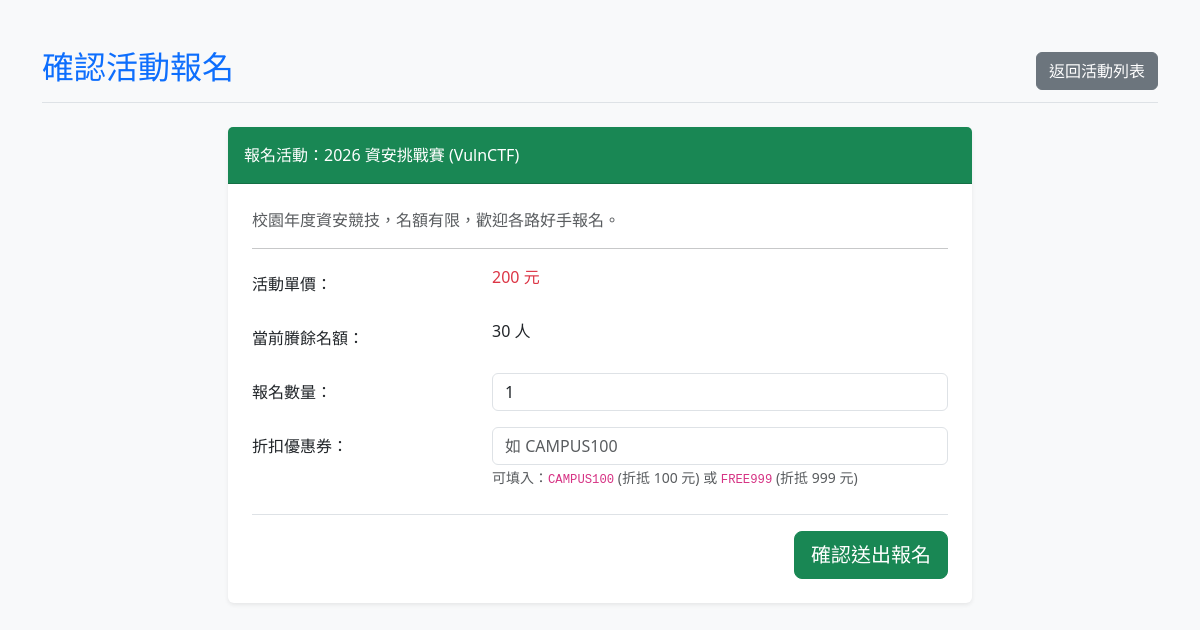
Screenshot of /app-fixed/public/event_register.php?event_id=1 (signed in) with the database file from the repository.
### tables this page shows
CREATE TABLE IF NOT EXISTS events (
    id INT AUTO_INCREMENT PRIMARY KEY,
    title VARCHAR(100) NOT NULL,
    description TEXT NULL,
    quota INT NOT NULL DEFAULT 30,
    price INT NOT NULL DEFAULT 0,
    status VARCHAR(20) DEFAULT 'active',
    created_at TIMESTAMP DEFAULT CURRENT_TIMESTAMP
);

### app-fixed/src/helpers.php (called while the page is built, shortened)
<?php
function h($string) {
    return htmlspecialchars($string ?? '', ENT_QUOTES, 'UTF-8');
}

### app-fixed/public/event_register.php (the view, shortened to what this page needs)
<?php
require_once __DIR__ . '/../src/db.php';
require_once __DIR__ . '/../src/helpers.php';
$event_id = intval($_GET['event_id'] ?? ($_POST['event_id'] ?? 0));
try {
    $stmt = $pdo->prepare("SELECT * FROM events WHERE id = :id");
    $stmt->execute(['id' => $event_id]);
    $event = $stmt->fetch();
} catch (PDOException $e) {
    error_log("Get event detail failed: " . $e->getMessage());
    header("Location: /events.php");
    exit;
}
?>
<!DOCTYPE html>
<html lang="zh-TW">
<head>
    <link rel="stylesheet" href="https://cdn.jsdelivr.net/npm/bootstrap@5.3.3/dist/css/bootstrap.min.css">
</head>
<body class="bg-light">
<div class="container my-5">
    <div class="d-flex justify-content-between align-items-center mb-4 border-bottom pb-2">
        <h2 class="text-primary">確認活動報名</h2>
        <a href="/events.php" class="btn btn-secondary">返回活動列表</a>
    </div>
    <div class="card col-md-8 mx-auto shadow-sm border-0">
        <div class="card-header bg-success text-white font-weight-bold py-3">
            報名活動：<?= h($event['title']) ?>
        </div>
        <div class="card-body p-4">
            <p class="text-muted"><?= h($event['description']) ?></p>
            <hr>
            <form method="POST" action="event_register.php">
                <div class="form-group row mb-3">
                    <label class="col-sm-4 col-form-label font-weight-bold">活動單價：</label>
                    <div class="col-sm-8">
                        <span class="text-danger font-weight-bold"><?= h($event['price']) ?> 元</span>
                    </div>
                </div>
                <div class="form-group row mb-3">
                    <label class="col-sm-4 col-form-label font-weight-bold">當前賸餘名額：</label>
                    <div class="col-sm-8">
                        <span><?= h($event['quota']) ?> 人</span>
                    </div>
                </div>
                <div class="form-group row mb-3">
                    <label for="quantity" class="col-sm-4 col-form-label font-weight-bold">報名數量：</label>
                    <div class="col-sm-8">
                        <input type="number" name="quantity" id="quantity" class="form-control col-md-4" value="1" min="1" required>
                    </div>
                </div>
                <div class="form-group row mb-4">
                    <label for="coupon_code" class="col-sm-4 col-form-label font-weight-bold">折扣優惠券：</label>
                    <div class="col-sm-8">
                        <input type="text" name="coupon_code" id="coupon_code" class="form-control col-md-6" placeholder="如 CAMPUS100">
                        <small class="form-text text-muted">可填入：<code>CAMPUS100</code> (折抵 100 元) 或 <code>FREE999</code> (折抵 999 元)</small>
                    </div>
                </div>
                <div class="text-end border-top pt-3">
                    <button type="submit" class="btn btn-lg btn-success font-weight-bold">確認送出報名</button>
                </div>
            </form>
        </div>
    </div>
</div>
</body>
</html>

### rows the page displays
events: title "2026 資安挑戰賽 (VulnCTF)", description "校園年度資安競技，名額有限，歡迎各路好手報名。", price "200", quota "30"
